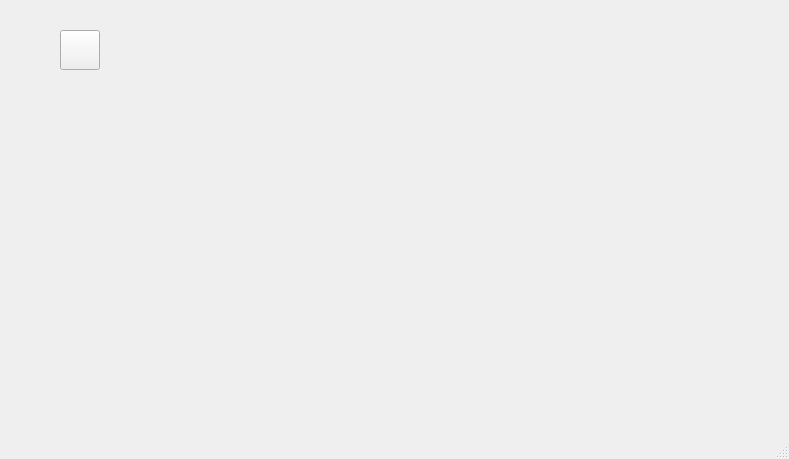
<?xml version="1.0" encoding="UTF-8"?>
<ui version="4.0">
 <class>MainWindow</class>
 <widget class="QMainWindow" name="MainWindow">
  <property name="geometry">
   <rect>
    <x>0</x>
    <y>0</y>
    <width>789</width>
    <height>459</height>
   </rect>
  </property>
  <property name="windowTitle">
   <string>MainWindow</string>
  </property>
  <widget class="QWidget" name="centralwidget">
   <widget class="QPushButton" name="pb">
    <property name="geometry">
     <rect>
      <x>60</x>
      <y>30</y>
      <width>40</width>
      <height>40</height>
     </rect>
    </property>
    <property name="icon">
     <iconset>
      <normaloff>0.png</normaloff>0.png</iconset>
    </property>
    <property name="iconSize">
     <size>
      <width>40</width>
      <height>40</height>
     </size>
    </property>
   </widget>
   <widget class="QLabel" name="lbl">
    <property name="geometry">
     <rect>
      <x>220</x>
      <y>30</y>
      <width>40</width>
      <height>40</height>
     </rect>
    </property>
    <property name="text">
     <string/>
    </property>
    <property name="pixmap">
     <pixmap>0.png</pixmap>
    </property>
   </widget>
  </widget>
  <widget class="QMenuBar" name="menubar">
   <property name="geometry">
    <rect>
     <x>0</x>
     <y>0</y>
     <width>789</width>
     <height>26</height>
    </rect>
   </property>
  </widget>
  <widget class="QStatusBar" name="statusbar"/>
 </widget>
 <resources/>
 <connections/>
</ui>
